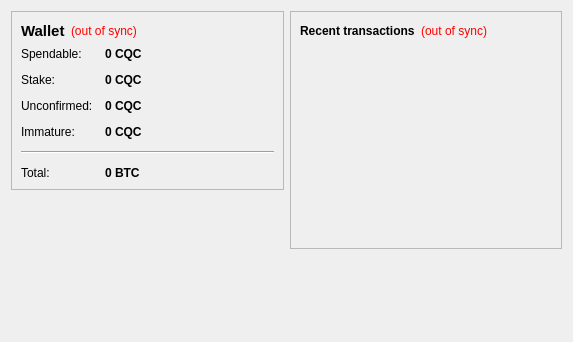
<?xml version="1.0" encoding="UTF-8"?>
<ui version="4.0">
 <class>OverviewPage</class>
 <widget class="QWidget" name="OverviewPage">
  <property name="geometry">
   <rect>
    <x>0</x>
    <y>0</y>
    <width>573</width>
    <height>342</height>
   </rect>
  </property>
  <property name="windowTitle">
   <string>Form</string>
  </property>
  <layout class="QHBoxLayout" name="horizontalLayout" stretch="1,1">
   <item>
    <layout class="QVBoxLayout" name="verticalLayout_2">
     <item>
      <widget class="QFrame" name="frame">
       <property name="frameShape">
        <enum>QFrame::StyledPanel</enum>
       </property>
       <property name="frameShadow">
        <enum>QFrame::Raised</enum>
       </property>
       <layout class="QVBoxLayout" name="verticalLayout_4">
        <item>
         <layout class="QHBoxLayout" name="horizontalLayout_4">
          <item>
           <widget class="QLabel" name="label_5">
            <property name="font">
             <font>
              <pointsize>11</pointsize>
              <weight>75</weight>
              <bold>true</bold>
             </font>
            </property>
            <property name="text">
             <string>Wallet</string>
            </property>
           </widget>
          </item>
          <item>
           <widget class="QLabel" name="labelWalletStatus">
            <property name="toolTip">
             <string>The displayed information may be out of date. Your wallet automatically synchronizes with the QUANTUMCOIN network after a connection is established, but this process has not completed yet.</string>
            </property>
            <property name="styleSheet">
             <string notr="true">QLabel { color: red; }</string>
            </property>
            <property name="text">
             <string notr="true">(out of sync)</string>
            </property>
            <property name="alignment">
             <set>Qt::AlignLeading|Qt::AlignLeft|Qt::AlignVCenter</set>
            </property>
           </widget>
          </item>
          <item>
           <spacer name="horizontalSpacer_2">
            <property name="orientation">
             <enum>Qt::Horizontal</enum>
            </property>
            <property name="sizeHint" stdset="0">
             <size>
              <width>40</width>
              <height>20</height>
             </size>
            </property>
           </spacer>
          </item>
         </layout>
        </item>
        <item>
         <layout class="QFormLayout" name="formLayout_2">
          <property name="fieldGrowthPolicy">
           <enum>QFormLayout::AllNonFixedFieldsGrow</enum>
          </property>
          <property name="horizontalSpacing">
           <number>12</number>
          </property>
          <property name="verticalSpacing">
           <number>12</number>
          </property>
          <item row="0" column="0">
           <widget class="QLabel" name="label">
            <property name="text">
             <string>Spendable:</string>
            </property>
           </widget>
          </item>
          <item row="0" column="1">
           <widget class="QLabel" name="labelBalance">
            <property name="font">
             <font>
              <weight>75</weight>
              <bold>true</bold>
             </font>
            </property>
            <property name="cursor">
             <cursorShape>IBeamCursor</cursorShape>
            </property>
            <property name="toolTip">
             <string>Your current spendable balance</string>
            </property>
            <property name="text">
             <string notr="true">0 CQC</string>
            </property>
            <property name="textInteractionFlags">
             <set>Qt::LinksAccessibleByMouse|Qt::TextSelectableByKeyboard|Qt::TextSelectableByMouse</set>
            </property>
           </widget>
          </item>
          <item row="1" column="0">
           <widget class="QLabel" name="label_6">
            <property name="text">
             <string>Stake:</string>
            </property>
           </widget>
          </item>
          <item row="1" column="1">
           <widget class="QLabel" name="labelStake">
            <property name="font">
             <font>
              <weight>75</weight>
              <bold>true</bold>
             </font>
            </property>
            <property name="cursor">
             <cursorShape>IBeamCursor</cursorShape>
            </property>
            <property name="toolTip">
             <string>Total of coins that was staked, and do not yet count toward the current balance</string>
            </property>
            <property name="text">
             <string notr="true">0 CQC</string>
            </property>
            <property name="textInteractionFlags">
             <set>Qt::LinksAccessibleByMouse|Qt::TextSelectableByKeyboard|Qt::TextSelectableByMouse</set>
            </property>
           </widget>
          </item>
          <item row="2" column="0">
           <widget class="QLabel" name="label_3">
            <property name="text">
             <string>Unconfirmed:</string>
            </property>
           </widget>
          </item>
          <item row="2" column="1">
           <widget class="QLabel" name="labelUnconfirmed">
            <property name="font">
             <font>
              <weight>75</weight>
              <bold>true</bold>
             </font>
            </property>
            <property name="cursor">
             <cursorShape>IBeamCursor</cursorShape>
            </property>
            <property name="toolTip">
             <string>Total of transactions that have yet to be confirmed, and do not yet count toward the current balance</string>
            </property>
            <property name="text">
             <string notr="true">0 CQC</string>
            </property>
            <property name="textInteractionFlags">
             <set>Qt::LinksAccessibleByMouse|Qt::TextSelectableByKeyboard|Qt::TextSelectableByMouse</set>
            </property>
           </widget>
          </item>
          <item row="3" column="0">
           <widget class="QLabel" name="labelImmatureText">
            <property name="text">
             <string>Immature:</string>
            </property>
           </widget>
          </item>
          <item row="3" column="1">
           <widget class="QLabel" name="labelImmature">
            <property name="font">
             <font>
              <weight>75</weight>
              <bold>true</bold>
             </font>
            </property>
            <property name="toolTip">
             <string>Mined balance that has not yet matured</string>
            </property>
            <property name="text">
             <string notr="true">0 CQC</string>
            </property>
            <property name="textInteractionFlags">
             <set>Qt::LinksAccessibleByMouse|Qt::TextSelectableByKeyboard|Qt::TextSelectableByMouse</set>
            </property>
           </widget>
          </item>
          <item row="4" column="0" colspan="2">
           <widget class="Line" name="line">
            <property name="orientation">
             <enum>Qt::Horizontal</enum>
            </property>
           </widget>
          </item>
          <item row="5" column="0">
           <widget class="QLabel" name="labelTotalText">
            <property name="text">
             <string>Total:</string>
            </property>
           </widget>
          </item>
          <item row="5" column="1">
           <widget class="QLabel" name="labelTotal">
            <property name="font">
             <font>
              <weight>75</weight>
              <bold>true</bold>
             </font>
            </property>
            <property name="cursor">
             <cursorShape>IBeamCursor</cursorShape>
            </property>
            <property name="toolTip">
             <string>Your current total balance</string>
            </property>
            <property name="text">
             <string notr="true">0 BTC</string>
            </property>
            <property name="textInteractionFlags">
             <set>Qt::LinksAccessibleByMouse|Qt::TextSelectableByKeyboard|Qt::TextSelectableByMouse</set>
            </property>
           </widget>
          </item>
         </layout>
        </item>
       </layout>
      </widget>
     </item>
     <item>
      <spacer name="verticalSpacer">
       <property name="orientation">
        <enum>Qt::Vertical</enum>
       </property>
       <property name="sizeHint" stdset="0">
        <size>
         <width>20</width>
         <height>40</height>
        </size>
       </property>
      </spacer>
     </item>
    </layout>
   </item>
   <item>
    <layout class="QVBoxLayout" name="verticalLayout_3">
     <item>
      <widget class="QFrame" name="frame_2">
       <property name="frameShape">
        <enum>QFrame::StyledPanel</enum>
       </property>
       <property name="frameShadow">
        <enum>QFrame::Raised</enum>
       </property>
       <layout class="QVBoxLayout" name="verticalLayout">
        <item>
         <layout class="QHBoxLayout" name="horizontalLayout_2">
          <item>
           <widget class="QLabel" name="label_4">
            <property name="text">
             <string>&lt;b&gt;Recent transactions&lt;/b&gt;</string>
            </property>
           </widget>
          </item>
          <item>
           <widget class="QLabel" name="labelTransactionsStatus">
            <property name="toolTip">
             <string>The displayed information may be out of date. Your wallet automatically synchronizes with the QUANTUMCOIN network after a connection is established, but this process has not completed yet.</string>
            </property>
            <property name="styleSheet">
             <string notr="true">QLabel { color: red; }</string>
            </property>
            <property name="text">
             <string notr="true">(out of sync)</string>
            </property>
            <property name="alignment">
             <set>Qt::AlignRight|Qt::AlignTrailing|Qt::AlignVCenter</set>
            </property>
           </widget>
          </item>
          <item>
           <spacer name="horizontalSpacer">
            <property name="orientation">
             <enum>Qt::Horizontal</enum>
            </property>
            <property name="sizeHint" stdset="0">
             <size>
              <width>40</width>
              <height>20</height>
             </size>
            </property>
           </spacer>
          </item>
         </layout>
        </item>
        <item>
         <widget class="QListView" name="listTransactions">
          <property name="styleSheet">
           <string notr="true">QListView { background: transparent; }</string>
          </property>
          <property name="frameShape">
           <enum>QFrame::NoFrame</enum>
          </property>
          <property name="verticalScrollBarPolicy">
           <enum>Qt::ScrollBarAlwaysOff</enum>
          </property>
          <property name="horizontalScrollBarPolicy">
           <enum>Qt::ScrollBarAlwaysOff</enum>
          </property>
          <property name="selectionMode">
           <enum>QAbstractItemView::NoSelection</enum>
          </property>
         </widget>
        </item>
       </layout>
      </widget>
     </item>
     <item>
      <spacer name="verticalSpacer_2">
       <property name="orientation">
        <enum>Qt::Vertical</enum>
       </property>
       <property name="sizeHint" stdset="0">
        <size>
         <width>20</width>
         <height>40</height>
        </size>
       </property>
      </spacer>
     </item>
    </layout>
   </item>
  </layout>
 </widget>
 <resources/>
 <connections/>
</ui>
